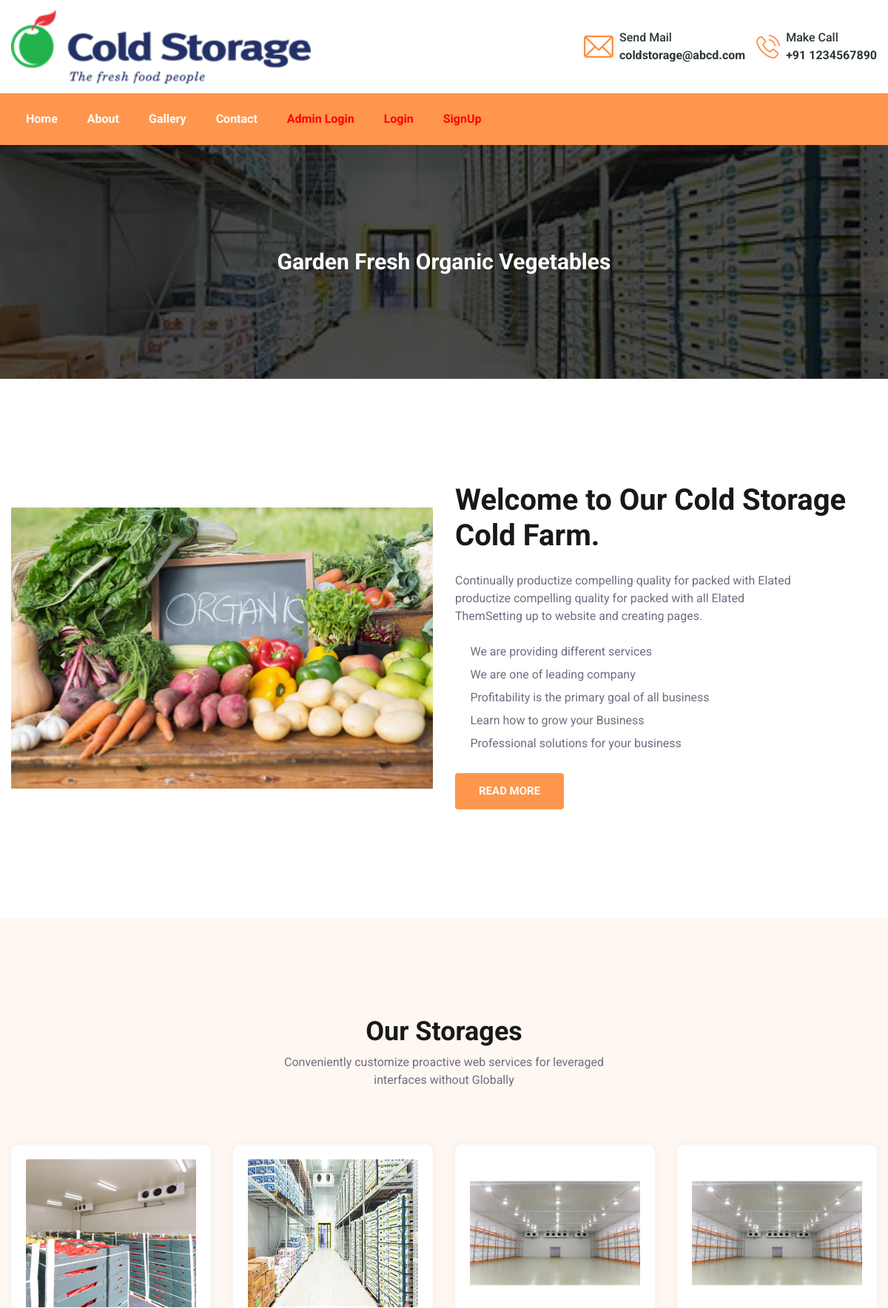
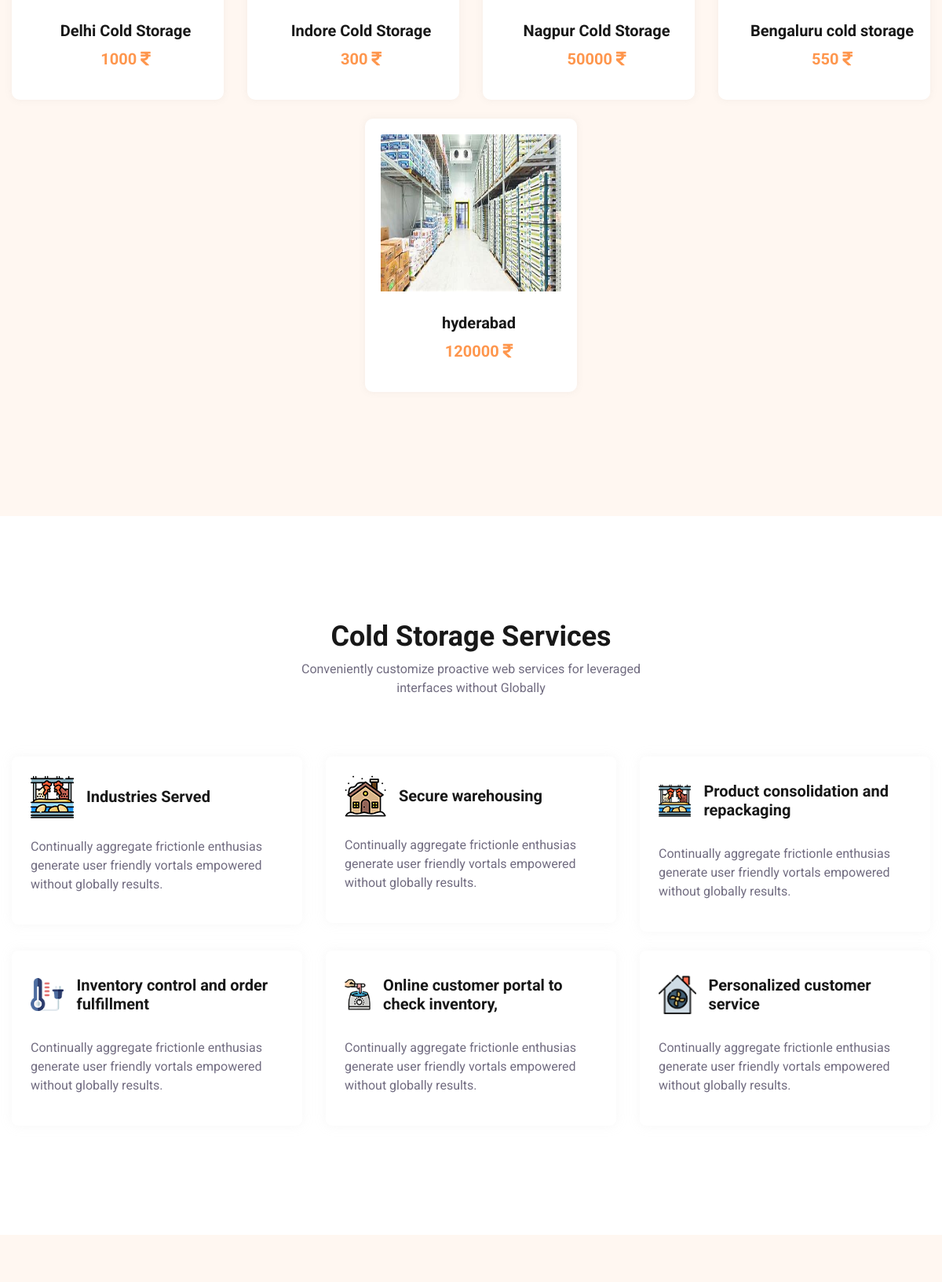
The page / (upper part) on the database its author committed (2 pictures, top to bottom).
### ColdStorage/models.py (models this page shows, shortened)
class ColdStorage(models.Model):
    title = models.CharField(max_length=100, null=True)
    location = models.CharField(max_length=100, null=True)
    cost = models.CharField(max_length=100, null=True)
    image = models.FileField(null=True)
    creationDate=models.DateTimeField(auto_now=True,null=True)

### ColdStorage/views.py (the view)
# urls.py: 2. Add a URL to urlpatterns:  path('', views.home, name='home')
def home(request):
    data=ColdStorage.objects.all()
    return render(request,'home.html',locals())

### ColdStorage/templates/home.html (shortened to what this page needs)
{% extends 'index.html' %}
{% load static %}
{% block body %}
<section class="page-header bg_img padding-tb">
			<div class="overlay"></div>
			<div class="container">
				<div class="page-header-content-area">
					<h4 class="ph-title">Garden Fresh Organic Vegetables</h4>
				</div>
			</div>
</section>
<section class="about-section relative padding-tb" id="about">
			<div class="container">
				<div class="row align-items-center mb-15">
					<div class="col-lg-6 col-12">
						<div class="about-thumb">
							<img src="{% static 'assets/images/logo/home.jpg' %}" alt="about-thumb">
						</div>
					</div>
					<div class="col-lg-6 col-12">
						<div class="about-wrapper p-0">
							<div class="about-title">
								<h2><span class="d-lg-block"> Welcome to Our Cold Storage </span>Cold Farm.</h2>
								<p>Continually productize compelling quality for packed with Elated productize compelling
									quality for packed with all Elated ThemSetting up to website and creating pages.</p>
							</div>
							<div class="about-content">
								<ul class="lab-ul list-group">
									<li class="list-group-item py-1 px-0 border-none"><i class="icofont-tick-boxed mr-2 color-theme"></i>We are
										providing different
										services</li>
									<li class="list-group-item py-1 px-0 border-none"><i class="icofont-tick-boxed mr-2 color-theme"></i>We are one
										of leading company
									</li>
									<li class="list-group-item py-1 px-0 border-none"><i
											class="icofont-tick-boxed mr-2 color-theme"></i>Profitability is the primary
										goal of all business</li>
									<li class="list-group-item py-1 px-0 border-none"><i class="icofont-tick-boxed mr-2 color-theme"></i>Learn how
										to grow your Business
									</li>
									<li class="list-group-item py-1 px-0 border-none"><i
											class="icofont-tick-boxed mr-2 color-theme"></i>Professional solutions for your
										business</li>
								</ul>
								<a href="#" class="lab-btn mt-4"><span>Read More</span></a>
							</div>
						</div>
					</div>
				</div>
			</div>
</section>
<section class="product-section relative padding-tb bg-ash">
			<div class="container">
				<div class="row">
					<div class="col-12">
						<div class="section-header">
							<h3>Our Storages</h3>
							<p>Conveniently customize proactive web services for leveraged
								interfaces without Globally </p>
						</div>
					</div>
					<div class="col-12">
						<div class="section-wrapper">
							<div class="row justify-content-center">
								{% for i in data %}
								<div class="col-xl-3 col-lg-4 col-sm-6 col-12">
									<div class="card mb-4 text-center bg-ash border-none relative">
										<img src="{{i.image.url}}" class="card-img-top mb-2" alt="product" style="width:250px;height:200px">
										<div class="card-body" style="width:250px;height:100px">
											<a href="#">
												<h6 class="card-title">{{i.title}}</h6>
											</a>
											<h6 class="product-price"> <span class="d-price">{{i.cost}} <i class="fas fa-rupee-sign"></i></span>
											</h6>
										</div>
									</div>
								</div>
								{% endfor %}
							</div>
						</div>
					</div>
				</div>
			</div>
</section>
		<section class="service-section padding-tb">
			<div class="container">
				<div class="row">
					<div class="col-12">
						<div class="section-header">
							<h3>Cold Storage Services</h3>
							<p>Conveniently customize proactive web services for leveraged
								interfaces without Globally </p>
						</div>
					</div>
					<div class="col-12">
						<div class="service-content">
							<div class="row">
								<div class="col-lg-4 col-md-6">
									<div class="lab-item service-item">
										<div class="lab-inner p-4 mb-4 text-left">
											<div class="service-top d-flex align-items-center mb-4">
												<div class="st-thumb mr-3">
													<img src="{% static 'assets/images/service/03.png' %}" alt="service image">
												</div>
												<div class="st-content mt-2">
													<a href="#">
														<h6>Industries Served</h6>
													</a>
												</div>
											</div>
											<div class="service-bottom">
												<p>Continually aggregate frictionle enthusias generate user friendly vortals
													empowered without globally results.</p>
											</div>
										</div>
									</div>
								</div>
								<div class="col-lg-4 col-md-6">
									<div class="lab-item service-item">
										<div class="lab-inner p-4 mb-4 text-left">
											<div class="service-top d-flex align-items-center mb-4">
												<div class="st-thumb mr-3">
													<img src="{% static 'assets/images/service/02.png' %}" alt="service image">
												</div>
												<div class="st-content mt-2">
													<a href="#">
														<h6>Secure warehousing</h6>
													</a>
												</div>
											</div>
											<div class="service-bottom">
												<p>Continually aggregate frictionle enthusias generate user friendly vortals
													empowered without globally results.</p>
											</div>
										</div>
									</div>
								</div>
								<div class="col-lg-4 col-md-6">
									<div class="lab-item service-item">
										<div class="lab-inner p-4 mb-4 text-left">
											<div class="service-top d-flex align-items-center mb-4">
												<div class="st-thumb mr-3">
													<img src="{% static 'assets/images/service/03.png' %}" alt="service image">
												</div>
												<div class="st-content mt-2">
													<a href="#">
														<h6>Product consolidation and repackaging</h6>
													</a>
												</div>
											</div>
											<div class="service-bottom">
												<p>Continually aggregate frictionle enthusias generate user friendly vortals
													empowered without globally results.</p>
											</div>
										</div>
									</div>
								</div>
								<div class="col-lg-4 col-md-6">
									<div class="lab-item service-item">
										<div class="lab-inner p-4 mb-4 text-left">
											<div class="service-top d-flex align-items-center mb-4">
												<div class="st-thumb mr-3">
													<img src="{% static 'assets/images/service/04.png' %}" alt="service image">
												</div>
												<div class="st-content mt-2">
													<a href="#">
														<h6>Inventory control and order fulfillment</h6>
													</a>
												</div>
											</div>
											<div class="service-bottom">
												<p>Continually aggregate frictionle enthusias generate user friendly vortals
													empowered without globally results.</p>
											</div>
										</div>
									</div>
								</div>
								<div class="col-lg-4 col-md-6">
									<div class="lab-item service-item">
										<div class="lab-inner p-4 mb-4 text-left">
											<div class="service-top d-flex align-items-center mb-4">
												<div class="st-thumb mr-3">
													<img src="{% static 'assets/images/service/05.png' %}" alt="service image">
												</div>
												<div class="st-content mt-2">
													<a href="#">
														<h6>Online customer portal to check inventory,</h6>
													</a>
												</div>
											</div>
											<div class="service-bottom">
												<p>Continually aggregate frictionle enthusias generate user friendly vortals
													empowered without globally results.</p>
											</div>
										</div>
									</div>
								</div>
								<div class="col-lg-4 col-md-6">
									<div class="lab-item service-item">
										<div class="lab-inner p-4 mb-4 text-left">
											<div class="service-top d-flex align-items-center mb-4">
												<div class="st-thumb mr-3">
													<img src="{% static 'assets/images/service/06.png' %}" alt="service image">
												</div>
												<div class="st-content mt-2">
													<a href="#">
														<h6>Personalized customer service</h6>
													</a>
												</div>
											</div>
											<div class="service-bottom">
												<p>Continually aggregate frictionle enthusias generate user friendly vortals
													empowered without globally results.</p>
											</div>
										</div>
									</div>
								</div>
							</div>
						</div>
					</div>
				</div>
			</div>
		</section>
		<section class="gallery-section padding-tb bg-ash" id="gallery">
		</section>
{% endblock %}

### rows shown on the page
ColdStorage: image (picture), title "Delhi Cold Storage", cost "1000"
ColdStorage: image (picture), title "Indore Cold Storage", cost "300"
ColdStorage: image (picture), title "Nagpur Cold Storage", cost "50000"
ColdStorage: image (picture), title "Bengaluru cold storage", cost "550"
ColdStorage: image (picture), title "hyderabad", cost "120000"
